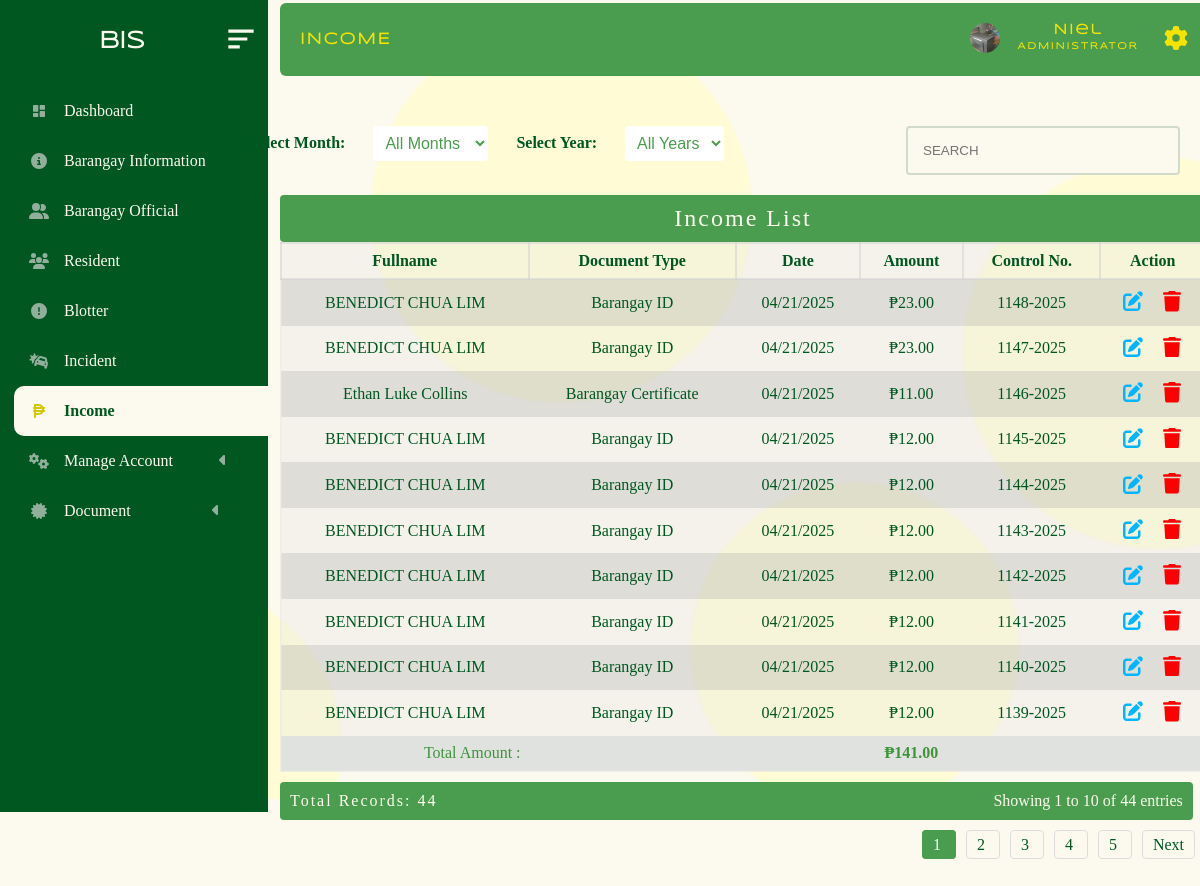
/administrator/admin_panel/revenue.php (signed in), run on an earlier commit of the app's database.
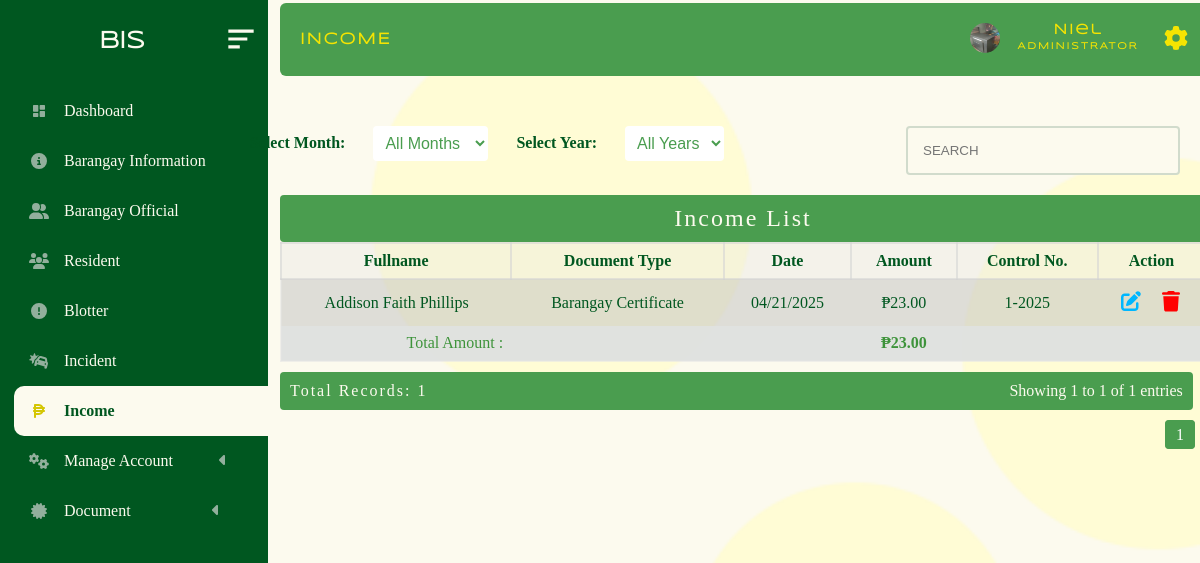
And on a later commit of the database.
### tables this page shows
CREATE TABLE `barangay_revenue` (
  `date_issue` date NOT NULL,
  `expired_date` date NOT NULL,
  `document_amount` float NOT NULL,
  `firstname` varchar(200) NOT NULL,
  `middlename` varchar(200) NOT NULL,
  `lastname` varchar(200) NOT NULL,
  `document_type` varchar(200) NOT NULL,
  `user_id` bigint(20) NOT NULL,
  `OR_no` bigint(11) NOT NULL
);

### administrator/admin_panel/revenue/revenue_table.php (the view, shortened to what this page needs)
<!DOCTYPE html>
<html lang="en">
<head>
    <link rel="stylesheet" href="/BIS/administrator/admin_panel/revenue/table_rev.css">
</head>
<body>
<input type="text" id="live_search" placeholder="SEARCH">
<form method="GET" action="" class = "form">
    <label for="month">Select Month:</label>
    <select name="month" id="month" onchange="this.form.submit()">
        <option value="">All Months</option>
    </select>
    <label for="year">Select Year:</label>
    <select name="year" id="year" onchange="this.form.submit()">
        <option value="">All Years</option>
    </select>
</form>
<?php
require("../../database/conn_db.php");
$month = isset($_GET['month']) ? $_GET['month'] : '';
$year = isset($_GET['year']) ? $_GET['year'] : '';
$page = isset($_GET['page']) ? max(1, (int)$_GET['page']) : 1;
$limit = isset($_GET['limit']) ? max(1, (int)$_GET['limit']) : 10;
$offset = ($page - 1) * $limit;
$countQuery = "SELECT COUNT(*) AS total FROM barangay_revenue WHERE 1";
$countResult = $conn->query($countQuery);
$totalRows = $countResult->fetch_assoc()['total'];
$totalPages = max(1, ceil($totalRows / $limit));
$startRow = ($page - 1) * $limit + 1;
$endRow = min($page * $limit, $totalRows);
$sql = "SELECT * FROM barangay_revenue WHERE 1";
$sql .= " ORDER BY OR_no DESC LIMIT $limit OFFSET $offset";
$result = $conn->query($sql);
if ($result->num_rows > 0) { ?>
<div id="searchresult">
    <table>
        <caption>Income List</caption>
        <tr>
            <th>Fullname</th>
            <th>Document Type</th>
            <th>Date</th>
            <th>Amount</th>
            <th>Control No.</th>
            <th>Action</th>
        </tr>
        <?php
        $total_amount = 0;
        while ($row = $result->fetch_assoc()) {
            $OR_no = $row['OR_no'];
            $firstname = $row["firstname"];
            $lastname = $row["lastname"];
            $middlename = $row["middlename"];
            $amount = $row["document_amount"];
            $request_document = $row["document_type"];
            $date_issue = date("Y-m-d");
            $total_amount += $amount;
        ?>
        <tr class="table_hover">
            <td><?php echo $firstname . " " . $middlename . " " . $lastname; ?></td>
            <td><?php echo $request_document; ?></td>
            <td><?php echo date('m/d/Y', strtotime($date_issue)); ?></td>
            <td><?php echo "₱" . number_format($amount, 2); ?></td>
            <td><?php echo $OR_no . "-" . date("Y"); ?></td>
            <td>
            <div id="form_up_del_official">
                    <button id="barangay_cert" class="edit_revenue" data-id="<?php echo $row["OR_no"]; ?>"></button>
                    <button id="delete_official_btn" class="delete_btn_revenue" data-id="<?php echo $row["OR_no"]; ?>"></button>
                </div>
            </td>
        </tr>
        <?php } ?>
        <tfoot style="background-color:rgba(224, 226, 224, 0.94); color:rgba(8, 122, 4, 0.75);">
            <tr>
                <td colspan="0" style="text-align: right;">Total Amount :</td>
                <td></td>
                <td></td>
                <td colspan="0" style="font-weight: bold;">₱<?php echo number_format($total_amount, 2); ?></td>
                <td></td>
                <td></td>
            </tr>
        </tfoot>
    </table>
    <div class="table-footer">
        <div class="total-count">Total Records: <?php echo $totalRows; ?></div>
        <div class="pagination-info">
            Showing <?php echo $startRow; ?> to <?php echo $endRow; ?> of <?php echo $totalRows; ?> entries
        </div>
    </div>
    <div class="pagination">
        <?php for ($i = 1; $i <= $totalPages; $i++): ?>
            <a href="?page=<?php echo $i; ?>&limit=<?php echo $limit; ?>&month=<?php echo $month; ?>&year=<?php echo $year; ?>" class="<?php echo $i == $page ? 'active' : ''; ?>">
                <?php echo $i; ?>
            </a>
        <?php endfor; ?>
        <?php if ($page < $totalPages): ?>
            <a href="?page=<?php echo $page + 1; ?>&limit=<?php echo $limit; ?>&month=<?php echo $month; ?>&year=<?php echo $year; ?>">Next</a>
        <?php endif; ?>
    </div>
</div>
<?php }
?>
        <?php include('edit.php')?>
<footer style = "height:100px;">
</footer>
</body>
</html>

What changed in the data, as far as the page shows it:
removed barangay_revenue: firstname "BENEDICT", middlename "CHUA", lastname "LIM", document_type "Barangay ID", date_issue "04/21/2025", document_amount "23.00", OR_no "1148"
removed barangay_revenue: firstname "BENEDICT", middlename "CHUA", lastname "LIM", document_type "Barangay ID", date_issue "04/21/2025", document_amount "23.00", OR_no "1147"
removed barangay_revenue: firstname "Ethan", middlename "Luke", lastname "Collins", document_type "Barangay Certificate", date_issue "04/21/2025", document_amount "11.00", OR_no "1146"
removed barangay_revenue: firstname "BENEDICT", middlename "CHUA", lastname "LIM", document_type "Barangay ID", date_issue "04/21/2025", document_amount "12.00", OR_no "1145"
removed barangay_revenue: firstname "BENEDICT", middlename "CHUA", lastname "LIM", document_type "Barangay ID", date_issue "04/21/2025", document_amount "12.00", OR_no "1144"
removed barangay_revenue: firstname "BENEDICT", middlename "CHUA", lastname "LIM", document_type "Barangay ID", date_issue "04/21/2025", document_amount "12.00", OR_no "1143"
removed barangay_revenue: firstname "BENEDICT", middlename "CHUA", lastname "LIM", document_type "Barangay ID", date_issue "04/21/2025", document_amount "12.00", OR_no "1142"
removed barangay_revenue: firstname "BENEDICT", middlename "CHUA", lastname "LIM", document_type "Barangay ID", date_issue "04/21/2025", document_amount "12.00", OR_no "1141"
removed barangay_revenue: firstname "BENEDICT", middlename "CHUA", lastname "LIM", document_type "Barangay ID", date_issue "04/21/2025", document_amount "12.00", OR_no "1140"
removed barangay_revenue: firstname "BENEDICT", middlename "CHUA", lastname "LIM", document_type "Barangay ID", date_issue "04/21/2025", document_amount "12.00", OR_no "1139"
added barangay_revenue: firstname "Addison", middlename "Faith", lastname "Phillips", document_type "Barangay Certificate", date_issue "04/21/2025", document_amount "23.00", OR_no "1"
Also different on the page:
$total_amount: "141.00" → "23.00"
$totalRows: "44" → "1"
$endRow: "10" → "1"
list line gone: "2"
list line gone: "3"
list line gone: "4"
list line gone: "5"
text no longer shown: "Next"
